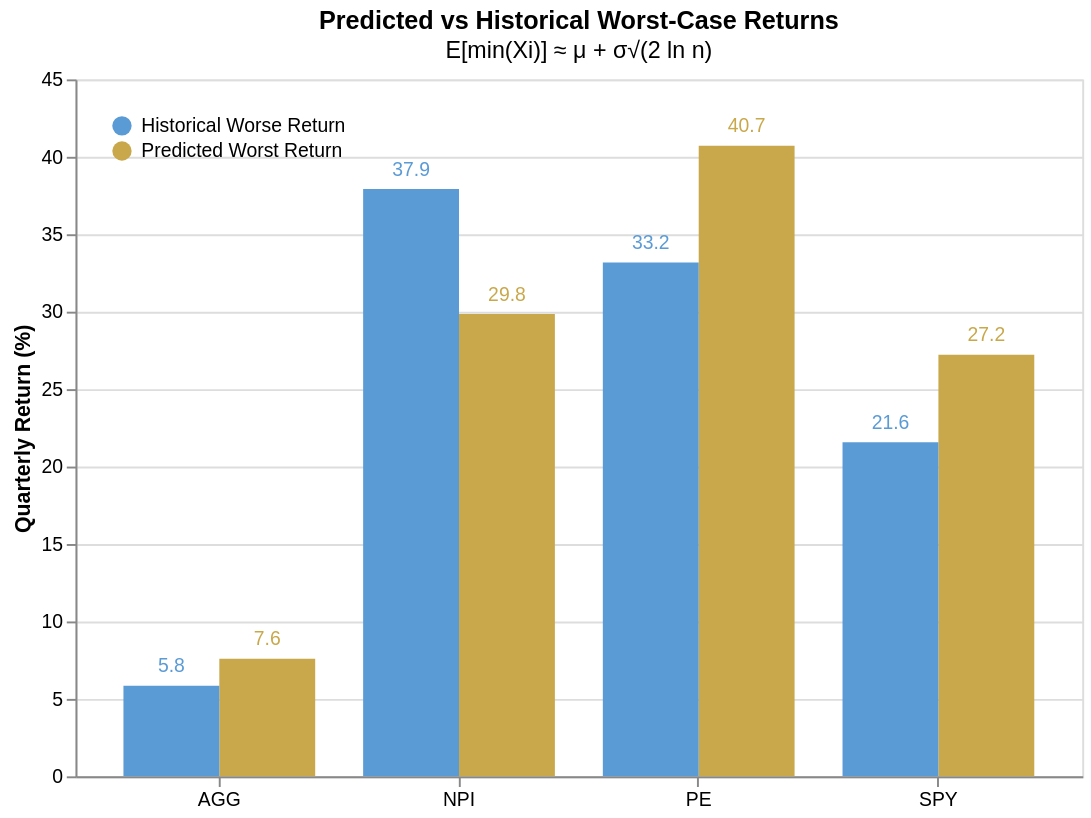

Source (notebook cell):
### Code cell
def plot_extreme_returns_altair(summary_df):
    df = summary_df.copy()
    df['Predicted'] = df["Mean"] + (df['Std Dev'] * np.sqrt(2 * np.log(df['Count'])))
    df['Min'] = -df['Min']

    melted = pd.melt(
        df[['Asset', 'Predicted', 'Min']],
        id_vars='Asset',
        value_vars=['Predicted', 'Min'],
        var_name='Series',
        value_name='Return (%)'
    )
    
    # Use Unicode equivalents for math symbols
    label_formula = "μ + σ√(2 ln n)"
    subtitle_text = f"E[min(Xi)] ≈ μ + σ√(2 ln n)"

    melted['Series'] = melted['Series'].map({
        'Predicted': "Predicted Worst Return",
        'Min': 'Historical Worse Return'
    })

    chart = alt.Chart(melted).mark_bar().encode(
        x=alt.X('Asset:N', axis=alt.Axis(labelAngle=0, title=None)),
        xOffset='Series:N',
        y=alt.Y('Return (%):Q', title='Quarterly Return (%)'),
        color=alt.Color('Series:N', scale=alt.Scale(
            range=['#5B9BD5', '#C9A84C']
        ), legend=alt.Legend(orient='top-left', title=None)),
        tooltip=['Asset', 'Series', alt.Tooltip('Return (%):Q', format='.1f')]
    ).properties(
        title=alt.TitleParams(
            text='Predicted vs Historical Worst-Case Returns',
            subtitle=subtitle_text,
        ),
        width=520, height=360
    )

    text = chart.mark_text(
        dy=-5, # Move text above the bar (negative dy)
        fontSize=10,
        baseline='bottom'
    ).encode(
        text=alt.Text('Return (%):Q', format='.1f')
    )

    return (chart + text)

plot_extreme_returns_altair(summary_df)

### Figure 1 — Vega-Lite specification as saved in the notebook (floating-point values rounded to 4 significant figures)
{"config": {"view": {"continuousWidth": 300, "continuousHeight": 300}}, "layer": [{"mark": {"type": "bar"}, "encoding": {"color": {"field": "Series", "legend": {"orient": "top-left", "title": null}, "scale": {"range": ["#5B9BD5", "#C9A84C"]}, "type": "nominal"}, "tooltip": [{"field": "Asset", "type": "nominal"}, {"field": "Series", "type": "nominal"}, {"field": "Return (%)", "format": ".1f", "type": "quantitative"}], "x": {"axis": {"labelAngle": 0, "title": null}, "field": "Asset", "type": "nominal"}, "xOffset": {"field": "Series", "type": "nominal"}, "y": {"field": "Return (%)", "title": "Quarterly Return (%)", "type": "quantitative"}}, "title": {"text": "Predicted vs Historical Worst-Case Returns", "subtitle": "E[min(Xi)] ≈ μ + σ√(2 ln n)"}}, {"mark": {"type": "text", "baseline": "bottom", "dy": -5, "fontSize": 10}, "encoding": {"color": {"field": "Series", "legend": {"orient": "top-left", "title": null}, "scale": {"range": ["#5B9BD5", "#C9A84C"]}, "type": "nominal"}, "text": {"field": "Return (%)", "format": ".1f", "type": "quantitative"}, "tooltip": [{"field": "Asset", "type": "nominal"}, {"field": "Series", "type": "nominal"}, {"field": "Return (%)", "format": ".1f", "type": "quantitative"}], "x": {"axis": {"labelAngle": 0, "title": null}, "field": "Asset", "type": "nominal"}, "xOffset": {"field": "Series", "type": "nominal"}, "y": {"field": "Return (%)", "title": "Quarterly Return (%)", "type": "quantitative"}}, "title": {"text": "Predicted vs Historical Worst-Case Returns", "subtitle": "E[min(Xi)] ≈ μ + σ√(2 ln n)"}}], "data": {"name": "data-560444f50cf7cdb1940eedfe3f32db0c"}, "height": 360, "width": 520, "$schema": "https://vega.github.io/schema/vega-lite/v6.4.1.json", "datasets": {"data-560444f50cf7cdb1940eedfe3f32db0c": [{"Asset": "SPY", "Series": "Predicted Worst Return", "Return (%)": 27.22}, {"Asset": "AGG", "Series": "Predicted Worst Return", "Return (%)": 7.597}, {"Asset": "PE", "Series": "Predicted Worst Return", "Return (%)": 40.72}, {"Asset": "NPI", "Series": "Predicted Worst Return", "Return (%)": 29.85}, {"Asset": "SPY", "Series": "Historical Worse Return", "Return (%)": 21.57}, {"Asset": "AGG", "Series": "Historical Worse Return", "Return (%)": 5.846}, {"Asset": "PE", "Series": "Historical Worse Return", "Return (%)": 33.18}, {"Asset": "NPI", "Series": "Historical Worse Return", "Return (%)": 37.92}]}}
